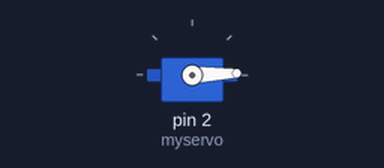
This sketch was run on a simulated Arduino Uno, built with avr-gcc and run on an emulated ATmega328P. Parts: servo.

Above: at 1.05 s.
At 2.1 s:
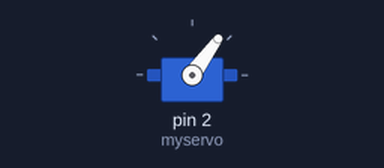
At 3.15 s:
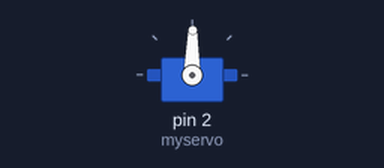
At 5.3 s:
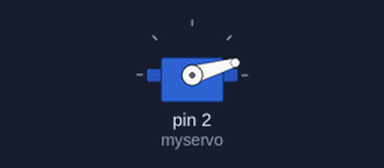
Timing chart, 0 to 8.3 s (numbered marks = the images above):
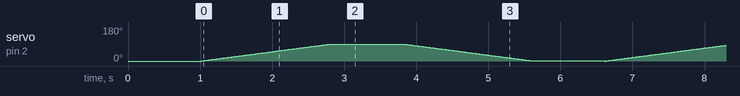

The sketch:

servo_test.ino
```cpp
#include <Servo.h>
Servo myservo;
String msg;
String nom = "Arduino";

void setup() {
  myservo.attach(2);
  myservo.write(0);
  delay(1000);
}

void loop() {

  calibration();


}

void calibration(){
  for (int i = 0; i<90; i++){
    myservo.write(i);
    delay(20);
  }
  delay(1000);
  for (int i = 90; i>0; i--){
    myservo.write(i);
    delay(20);
  }
  delay(1000);
}
```
